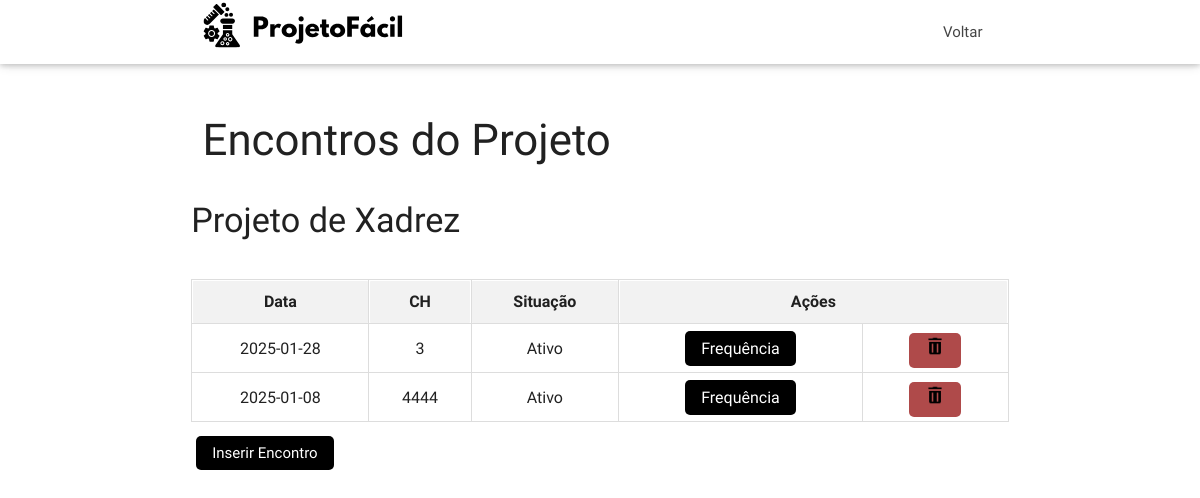
The page /Login/monitor/listarEncontro?id_projeto=25 (signed in) on the database as committed earlier.
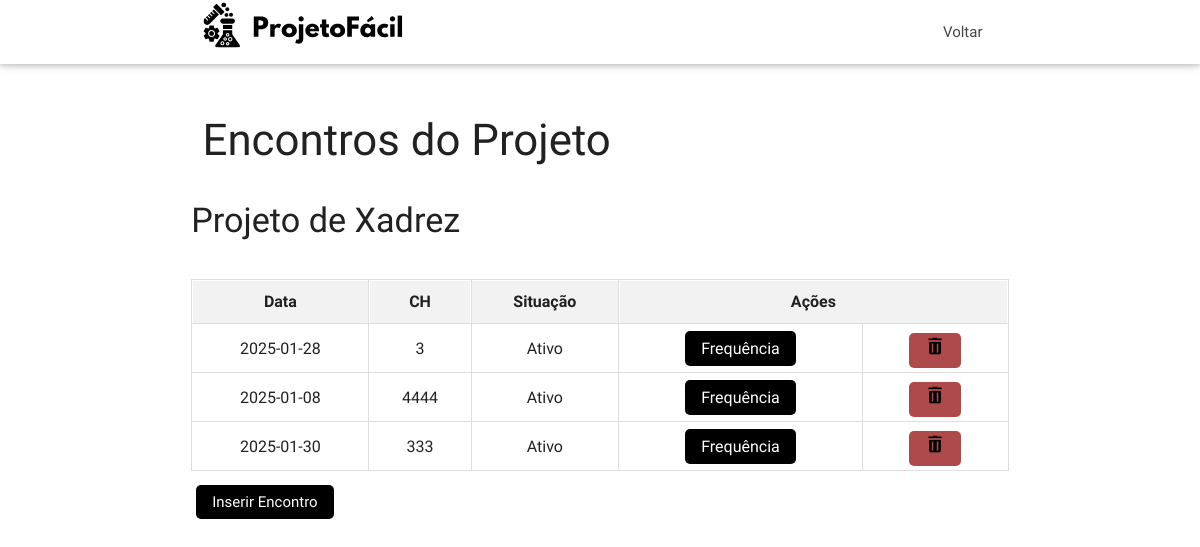
The same page on the database as committed later.
### tables this page shows
CREATE TABLE IF NOT EXISTS `encontro` (
  `id_encontro` int NOT NULL AUTO_INCREMENT,
  `CH` int DEFAULT NULL,
  `data` date DEFAULT NULL,
  `fk_id_projeto` int DEFAULT NULL,
  PRIMARY KEY (`id_encontro`),
  KEY `fk_encontro_projeto_id_projeto` (`fk_id_projeto`)
);

CREATE TABLE IF NOT EXISTS `projeto` (
  `id_projeto` int NOT NULL AUTO_INCREMENT,
  `nome_projeto` varchar(255) DEFAULT NULL,
  `situacao` varchar(255) DEFAULT NULL,
  `fk_projeto_id_professor` int DEFAULT NULL,
  `data_finalizacao` date NOT NULL,
  `id_monitor` int NOT NULL,
  PRIMARY KEY (`id_projeto`),
  KEY `fk_projeto_id_professor` (`fk_projeto_id_professor`)
);

### Login/monitor/listarEncontro.php (the view, shortened to what this page needs)
<?php
$conexao = conectar();
?>
<!DOCTYPE html>
<html lang="pt-br">
<head>
    <link href="../../Style/css/materialize.min.css" type="text/css" rel="stylesheet" media="screen,projection" />
    <link href="../../Style/css/style.css" type="text/css" rel="stylesheet" media="screen,projection" />
</head>
<body>
<div id="navbar" class="navbar-fixed scrollspy">
        <nav class="white">
        <div class="container">
                    <a class="brand-logo"><img src="../../Style/images/logo.svg" style="height: 50px;"></a>
                </div>
            <div class="nav-wrapper container">
                <ul class="right hide-on-med-and-down">
                    <li><a href="monitor.php">Voltar</a></li>
                </ul>
            </div>
        </nav>
    </div>
    <div class="container section scrollspy">
        <div class="section">
            <div class="row">
                <div class="col s9">
                    <h3>Encontros do Projeto</h3>
                </div>
            </div>
            <div class="row">
                <?php
             $id_projeto = isset($_GET['id_projeto']) ? $_GET['id_projeto'] : null;
             $id_projeto = mysqli_real_escape_string($conexao, $id_projeto);
             $sql = "SELECT pro.nome_projeto, pro.situacao, en.CH, en.data, en.id_encontro
                     FROM projeto pro
                     INNER JOIN encontro en ON pro.id_projeto = en.fk_id_projeto
                     WHERE pro.id_projeto = '$id_projeto'";
             $resultado = mysqli_query($conexao, $sql);
             $lstDados = [];
             while ($dados = mysqli_fetch_assoc($resultado)) {
                 $lstDados[] = $dados;
             }
             if (count($lstDados) == 0) {
                 echo '<h5>Este projeto não possui encontros.</h5>';
             } else {
                 echo '<h4>' . $lstDados[0]['nome_projeto'] . '</h4>';
             }
             echo '<div class="table-container">';
             echo '<table>';
             echo '<tr><th>Data</th><th>CH</th><th>Situação</th><th colspan="2">Ações</th></tr>';
             foreach ($lstDados as $dados) {
                 echo '<tr>';
                 echo '<td>' . $dados['data'] . '</td>';
                 echo '<td>' . $dados['CH'] . '</td>';
                 echo '<td>' . $dados['situacao'] . '</td>';
                 echo '<td><a href="    frequencia.php?id_encontro=' . $dados['id_encontro'] . '" class="actions-btn btn-frequency">Frequência</a></td>';
                 echo '<td><a href="excluir.php?id_encontro=' . $dados['id_encontro'] . '" class="actions-btn btn-delete"><img src="../../Crud/crud_encontro/imagens/excluir.png" width="20" height="20" alt="Excluir"></a></td>';
                 echo '</tr>';
             }
             echo '</table>';
             echo '</div>';
             echo '<div style="margin-top: 20px;">
                 <a href="formcad.php?id_projeto=' . $id_projeto . '" class="actions-btn">Inserir Encontro</a>
             </div>';
                ?>
            </div>
        </div>
    </div>
</body>
</html>

Rows that differ between the two databases and show on the page:
added encontro: data "2025-01-30", CH "333", fk_id_projeto.situacao "Ativo"
